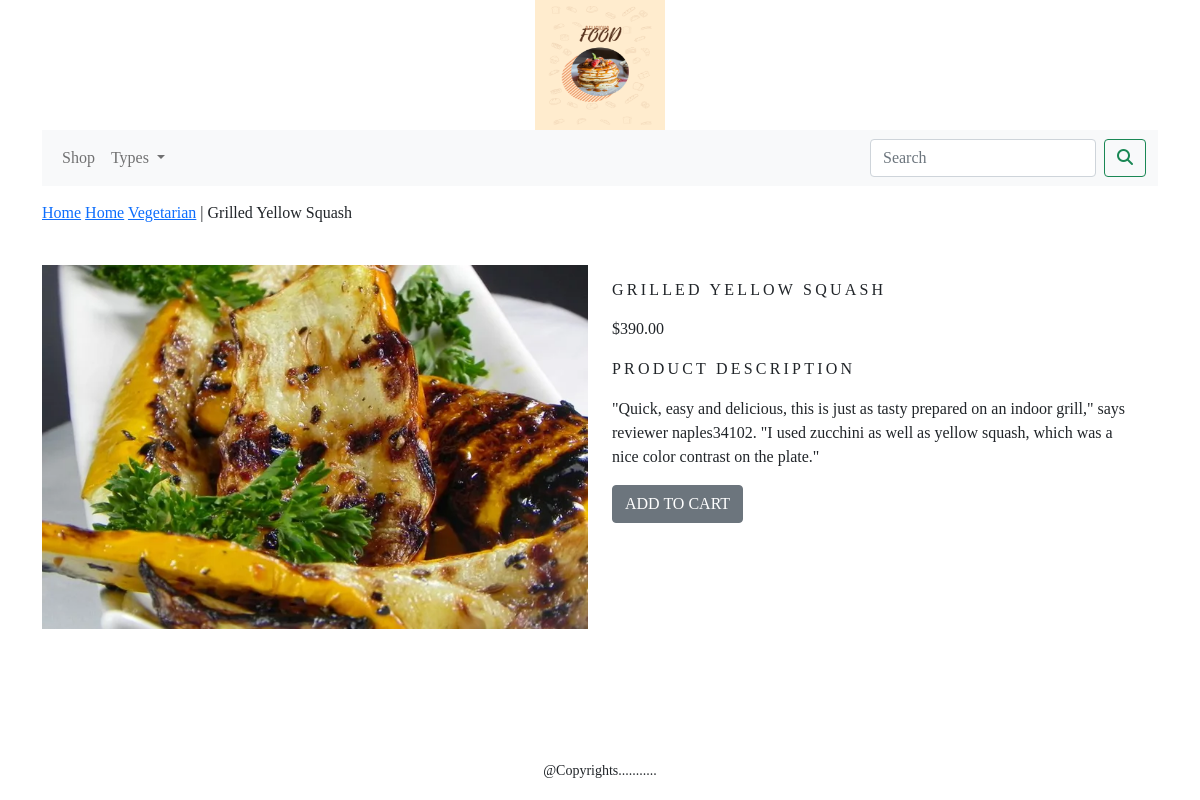
The page /shop/vegetarian/grilled-yellow-squash/ on the database its author committed.
### shop/models.py (models this page shows, shortened)
class Product(models.Model):
    name = models.CharField(max_length=250, unique=True)
    slug = models.SlugField(max_length=250, unique=True)
    description = models.TextField(blank=True)
    image = models.ImageField(upload_to='product', blank=True)
    price = models.DecimalField(max_digits=10, decimal_places=2)
    category = models.ForeignKey(Category, on_delete=models.CASCADE)
    stock = models.IntegerField()
    available = models.BooleanField(default=True)
    created = models.DateTimeField(auto_now_add=True)
    updated = models.DateTimeField(auto_now=True)
    class Meta:
        ordering = ('name',)
        verbose_name = 'product'
        verbose_name_plural = 'products'

class Category(models.Model):
    name = models.CharField(max_length=250, unique=True)
    slug = models.SlugField(max_length=250, unique=True)
    description = models.TextField(blank=True)
    image = models.ImageField(upload_to='category', blank=True)
    class Meta:
        ordering = ('name',)
        verbose_name = 'category'
        verbose_name_plural = 'categories'
    def get_url(self):
        return reverse('shop:products_by_category', args=[self.slug])
    def __str__(self):
        return '{}'.format(self.name)

### shop/views.py (the view)
# urls.py: path('<slug:c_slug>/<slug:product_slug>/', views.proDetail, name='prodCatdetail'),
def proDetail(request,c_slug,product_slug):
    try:
        product=Product.objects.get(category__slug=c_slug,slug=product_slug)
    except Exception as e:
        raise e
    return render(request,'product.html',{'product':product})

### cart/context_processors.py (called while the page is built)
def counter(request):
    item_count=0
    if 'admin' in request.path:
        return {}
    else:
        try:
            cart=Cart.objects.filter(cart_id=_cart_id(request))
            car_items=CartItem.objects.all().filter(cart=cart[:1])
            for cart_item in car_items:
                item_count += cart_item.quantity
        except Cart.DoesNotExist:
            item_count=0
    return dict(item_count=item_count)

### cart/views.py (called while the page is built)
def _cart_id(request):
    cart = request.session.session_key
    if not cart:
        cart = request.session.create()
    return cart

### shop/context_processors.py (called while the page is built)
def menu_links(request):
    links=Category.objects.all()
    return dict(links=links)

### templates/product.html (shortened to what this page needs)
{% extends 'base.html' %}
{% load static %}
{% block content %}
    <div class="row my_prod_new_class">
        <div class="mx_auto">
            <p>
                <a href="{% url 'shop:allProdCat' %}">Home</a>
                <a href="{% url 'shop:products_by_category' c_slug=product.category.slug %}">Home</a>
                <a href="{{ product.category.get_url }}">{{ product.category }}</a> | {{ product.name }}
            </p>
        </div>
        <div class="container">
            <br>
            <div class="row">
                <div class="col-11 col-sm-12 col-md-12 col-lg-6 text-center">
                    <div style="min-width: 18rem;">
                        <img src="{{ product.image.url }}" alt="{{ product.name }}" style="width: 100%; height: auto;">
                    </div>
                </div>
                <div class="col-12 col-sm-12 col-md-11 col-lg-6">
                    <div>
                        <h1 class="my_prod_title">{{ product.name }}</h1>
                        <p>${{ product.price }}</p>
                        <p class="my_title">PRODUCT DESCRIPTION</p>
                        <p class="text-justify my_prod_text">{{ product.description }}</p>
                        {% if product.stock <= 0 %}
                            <p class="text-justify my_prod_text"><b>OUT OF STOCK</b></p>
                        {% else %}
                            <a class="btn btn-secondary" href="{% url 'cart:add_cart' product.id %}">ADD TO CART</a>
                        {% endif %}
                    </div>
                </div>
            </div>
        </div>
    </div>
{% endblock %}

### static/css/custom.css (style rules this page uses)
body { font-family: 'Playfair Display', serif; }
.my_title { font-size: 16px; text-transform: uppercase; letter-spacing: .2em; }
.my_prod_new_class { padding-top: 15px; padding-bottom:20px; }
.my_prod_new_class .mx_auto { color:#000 font-size:12px; text-decoration:none; }
.my_prod_title { font-size:16px; text-transform:uppercase; letter-spacing: .2em; padding-top:15px; padding-bottom:10px; }
.my_prod_text { padding-right:20px; }

### rows shown on the page
Product: category "Vegetarian", name "Grilled Yellow Squash", image (picture), name "GRILLED YELLOW SQUASH", price "390.00", description "\"Quick, easy and delicious, this is just as tasty prepared on an indoor grill,\" says reviewer naples34102. \"I used zucchini as well as yellow squash, which was a nice color contrast on the plate.\""
